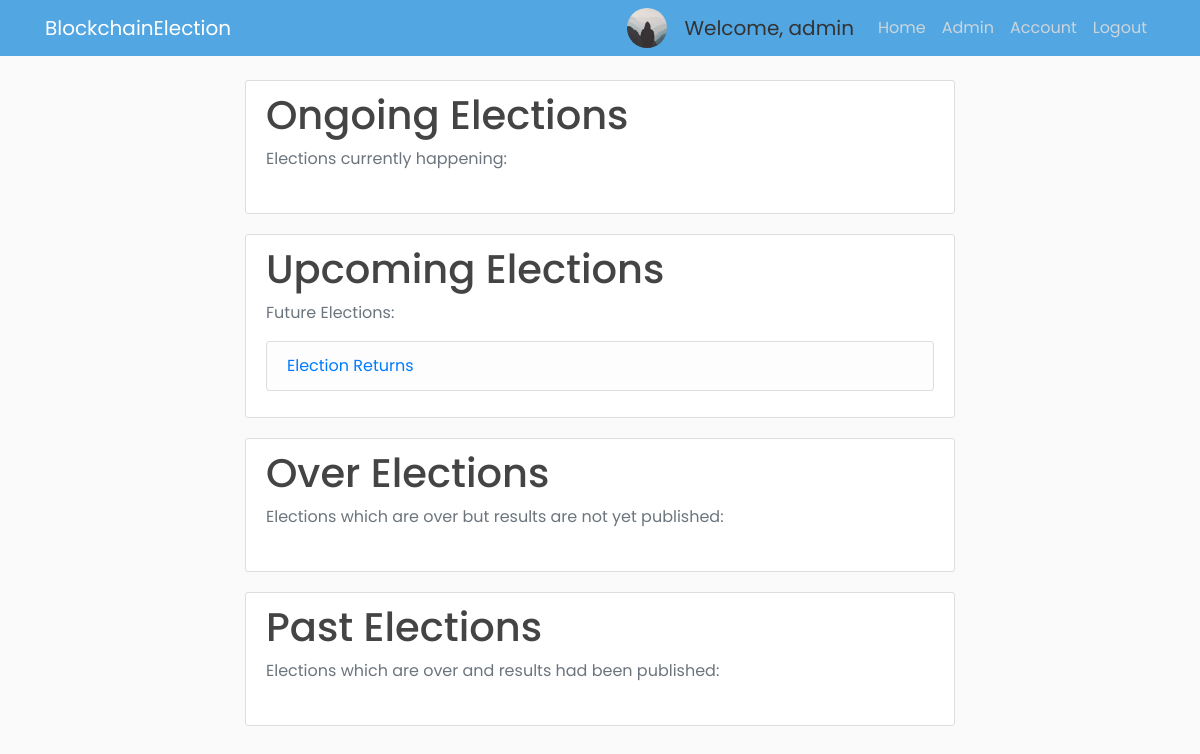
The app's page /home (signed in), older data.
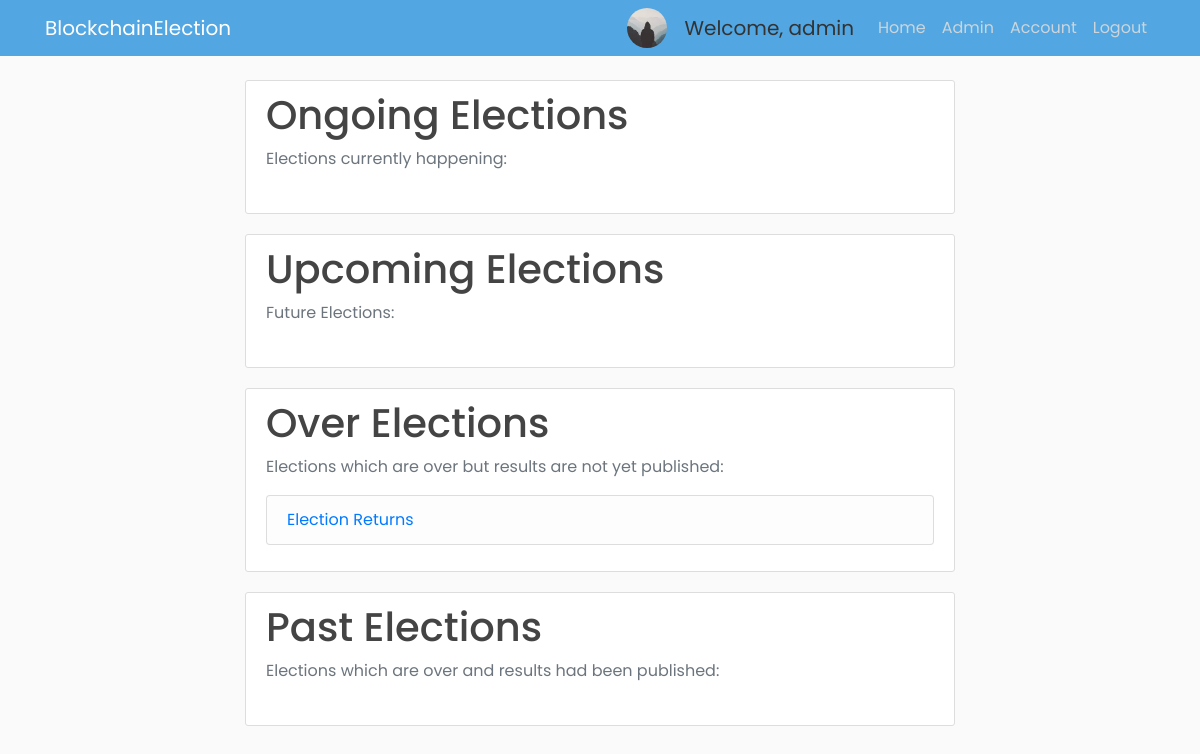
The same page, newer data.
### app/models.py (models this page shows, shortened)
class Election(db.Model):
    election_id = db.Column(db.String(5), primary_key=True, nullable=False)
    election_title = db.Column(db.String(255), nullable=False)
    create_date = db.Column(db.DateTime, nullable=False, default=datetime.utcnow)
    start_date = db.Column(db.DateTime, nullable=False, default=datetime.utcnow)
    end_date = db.Column(db.DateTime, db.CheckConstraint("end_date > start_date"), nullable=False)
    public_key = db.Column(db.Text, nullable=False, unique=True)
    max_attempt = db.Column(db.Integer, nullable=False, default=3)
    election_state = db.Column(db.String(30), db.CheckConstraint("election_state in ('upcoming', 'ongoing', 'over', 'counting_finished','past')"))
    results_published = db.Column(db.Boolean, nullable=False, default=False)

### app/routes.py (the view)
@app.route("/home")
def home():
    elections = elections = Election.query.order_by(Election.start_date.desc()).all()
    election_util.update_election_state()
    return render_template("home.html", elections=elections)

### app/election_util.py (called while the page is built)
def update_election_state():
    from app import db
    from app.models import Election
    from datetime import datetime
    elections = Election.query.all()
    for election in elections:
        if election.election_state == 'counting_finished':
            continue
        elif election.start_date <= datetime.now() <= election.end_date:
            election.election_state = 'ongoing'
        elif datetime.now() < election.start_date:
            election.election_state = 'upcoming'
        elif datetime.now() > election.end_date and election.results_published == False:
            election.election_state = 'over'
        elif datetime.now() > election.end_date and election.results_published == True:
            election.election_state = 'past'
    db.session.commit()
    print("Election states updated at", datetime.now())

### app/models.py (called while the page is built)
@login_manager.user_loader
def load_user(user_id):
    return Voter.query.get(int(user_id))

### app/templates/home.html (shortened to what this page needs)
{% extends "home_base.html" %}
{% block content %}
{% include 'ongoing_elections.html' %}
{% include 'upcoming_elections.html' %}
{% include 'over_elections.html' %}
{% include 'past_elections.html' %}
{% endblock content %}

### app/templates/upcoming_elections.html
{% block upcoming_elections %}
<div class="content-section">
  <h1>Upcoming Elections</h1>
  <p class='text-muted'>Future Elections:
  <ul class="list-group">
      {% for election in elections %}
          {% if election.election_state == 'upcoming' %}
              <li class="list-group-item list-group-item-light"><a href="{{ url_for('view_election', id=election.election_id) }}">{{ election.election_title }}</a></li>
          {% endif %}
      {% endfor %}
  </ul>
  </p>
</div>
{% endblock upcoming_elections %}

### app/templates/over_elections.html
{% block over_elections %}
<div class="content-section">
  <h1>Over Elections</h1>
  <p class='text-muted'>Elections which are over but results are not yet published:
  <ul class="list-group">
    {% for election in elections %}
      {% if election.election_state == 'over' or election.election_state == 'counting_finished' %}
          <li class="list-group-item list-group-item-light"><a href="{{ url_for('view_election', id=election.election_id) }}">{{ election.election_title }}</a></li>
      {% endif %}
    {% endfor %}
  </ul>
  </p>
</div>
{% endblock over_elections %}

Row changes from the older to the newer data that the page shows:
changed Election "Election Returns": moves from the list under "Upcoming Elections" to the list under "Over Elections"
